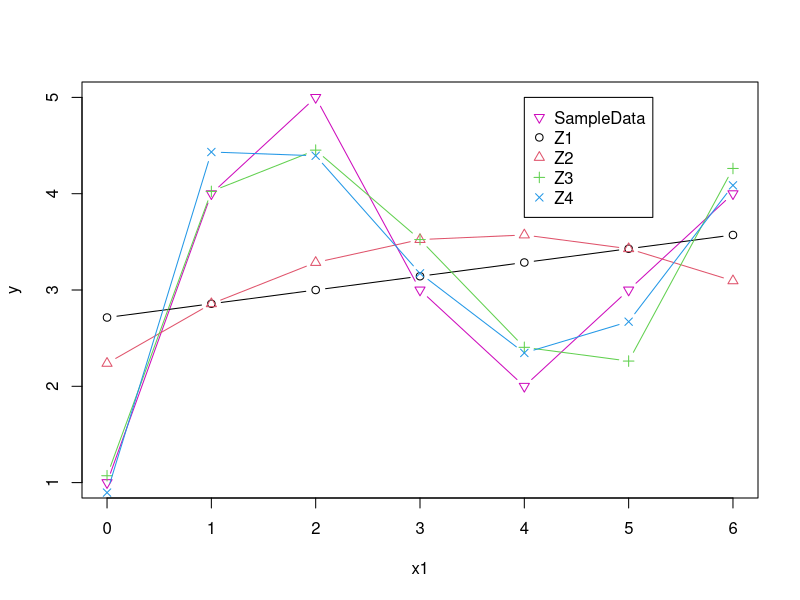

Source code (R):
#12.10 The following data are given:
#  x 0 1 2 3 4 5 6
#  y 1 4 5 3 2 3 4
# (a) Fit the cubic model μY |x = β0 +β1x+β2x^2 +β3x^3.
# (b) Predict Y when x = 2.


# Input the data
y <- c(1,4,5,3,2,3,4)
x0 <- c(1,1,1,1,1,1,1)
x1 <- c(0,1,2,3,4,5,6)
x2 <- x1^2
x3 <- x1^3
x4 <- x1^4
XY <- cbind(x1,y)
# Sol: Transform the quartic model to multiple variables; x -> x1, x^2 -> x2, x^3 -> x3, x^4 -> x4
# Rewrite the data as
#   x1 0 1  2  3   4   5    6  ## x1 = x
#   x2 0 1  4  9  16  25   36  ## x2 = x^2
#   x3 0 1  8 27  64 125  216  ## x3 = x^3
#   x4 0 1 16 81 256 625 1296  ## x4 = x^4
#    y 1 4  5  3   2   3   4
# Solve b = Inverse(X'X)%*%X'y

Z4XX1 <- c(length(y),sum(x1),sum(x2),sum(x3),sum(x4))
Z4XX2 <- c(sum(x1),sum(x1*x1),sum(x1*x2),sum(x1*x3),sum(x1*x4))
Z4XX3 <- c(sum(x2),sum(x2*x1),sum(x2*x2),sum(x2*x3),sum(x2*x4))
Z4XX4 <- c(sum(x3),sum(x3*x1),sum(x3*x2),sum(x3*x3),sum(x3*x4))
Z4XX5 <- c(sum(x4),sum(x4*x1),sum(x4*x2),sum(x4*x3),sum(x4*x4))
Z4XX <- rbind(Z4XX1,Z4XX2,Z4XX3,Z4XX4,Z4XX5)
Z4XX
Z4XXi <- solve(Z4XX)
Z4XXi
Z4Xy <- c(sum(y),sum(x1*y),sum(x2*y),sum(x3*y),sum(x4*y))
Z4Xy
Z4b <- Z4XXi%*%Z4Xy
Z4b
Z4pX <- cbind(x0,x1,x2,x3,x4)
Z4pY <- Z4pX%*%Z4b
Z4pXpY <- cbind(x1,Z4pY)

# Sol: Transform the cubic model to multiple variables; x -> x1, x^2 -> x2, x^3 -> x3
# Rewrite the data as
#   x1 0 1 2  3  4   5   6  ## x1 = x
#   x2 0 1 4  9 16  25  36  ## x2 = x^2
#   x3 0 1 8 27 64 125 216  ## x3 = x^3
#    y 1 4 5  3  2   3   4
# Solve b = Inverse(X'X)%*%X'y
Z3XX1 <- c(length(y),sum(x1),sum(x2),sum(x3))
Z3XX2 <- c(sum(x1),sum(x1*x1),sum(x1*x2),sum(x1*x3))
Z3XX3 <- c(sum(x2),sum(x2*x1),sum(x2*x2),sum(x2*x3))
Z3XX4 <- c(sum(x3),sum(x3*x1),sum(x3*x2),sum(x3*x3))
Z3XX <- rbind(Z3XX1,Z3XX2,Z3XX3,Z3XX4)
Z3XXi <- solve(Z3XX)
Z3Xy <- c(sum(y),sum(x1*y),sum(x2*y),sum(x3*y))
Z3b <- Z3XXi%*%Z3Xy
Z3pX <- cbind(x0,x1,x2,x3)
Z3pY <- Z3pX%*%Z3b
Z3pXpY <- cbind(x1,Z3pY)

# Sol: Transform the quadratic model to multiple variables; x -> x1, x^2 -> x2
# Rewrite the data as
#   x1 0 1 2  3  4   5   6  ## x1 = x
#   x2 0 1 4  9 16  25  36  ## x2 = x^2
#    y 1 4 5  3  2   3   4
# Solve b = Inverse(X'X)%*%X'y

Z2XX1 <- c(length(y),sum(x1),sum(x2))
Z2XX2 <- c(sum(x1),sum(x1*x1),sum(x1*x2))
Z2XX3 <- c(sum(x2),sum(x2*x1),sum(x2*x2))
Z2XX <- rbind(Z2XX1,Z2XX2,Z2XX3)
Z2XXi <- solve(Z2XX)
Z2Xy <- c(sum(y),sum(x1*y),sum(x2*y))
Z2b <- Z2XXi%*%Z2Xy
Z2pX <- cbind(x0,x1,x2)
Z2pY <- Z2pX%*%Z2b
Z2pXpY <- cbind(x1,Z2pY)

# Sol: Transform the linear model to single variables; x -> x1
# Rewrite the data as
#   x1 0 1 2  3  4   5   6  ## x1 = x
#    y 1 4 5  3  2   3   4
# Solve b = Inverse(X'X)%*%X'y
Z1XX1 <- c(length(y),sum(x1))
Z1XX2 <- c(sum(x1),sum(x1*x1))
Z1XX <- rbind(Z1XX1,Z1XX2)

Z1XXi <- solve(Z1XX)
Z1Xy <- c(sum(y),sum(x1*y))
Z1b <- Z1XXi%*%Z1Xy
Z1pX <- cbind(x0,x1)
Z1pY <- Z1pX%*%Z1b
Z1pXpY <- cbind(x1,Z1pY)

# Plot
plot(XY,pch=6,col=6,type = "b")
points(Z1pXpY,pch=1,col=1,type = "b")
points(Z2pXpY,pch=2,col=2,type = "b")
points(Z3pXpY,pch=3,col=3,type = "b")
points(Z4pXpY,pch=4,col=4,type = "b")

# Add the legend
legend(4,5,legend = c("SampleData","Z1","Z2","Z3","Z4"),col=c(6,1,2,3,4),pch = c(6,1,2,3,4))

# Verify the Coefficents result with the result by lm()
# Translate the list to a data frame
ds1 <- data.frame(cbind(y,x1,x2,x3,x4))
attach(ds1)

fit1 <- lm(y~x1)
fit1   #The coefficient is to compare with Z1b
fit2 <- lm(y~x1+x2)
fit2   #The coefficient is to compare with Z2b   
fit3 <- lm(y~x1+x2+x3)
fit3   #The coefficient is to compare with Z3b
fit4 <- lm(y~x1+x2+x3+x4)
fit4 #The coefficient is to compare with Z3b




